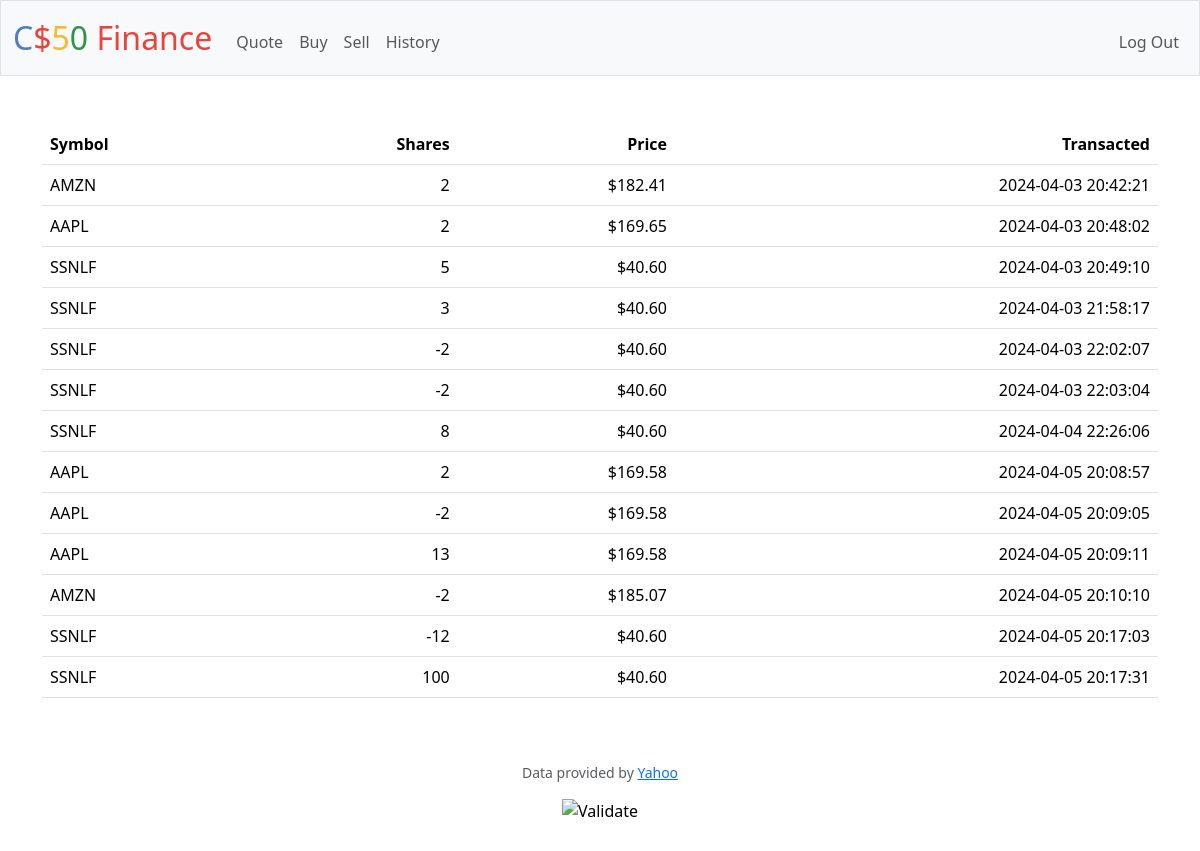
The app's page /history (signed in) with its own data.
### tables this page shows
CREATE TABLE transactions (id INTEGER PRIMARY KEY AUTOINCREMENT NOT NULL,user_id INTEGER NOT NULL,symbol TEXT NOT NULL,shares NUMERIC NOT NULL,price NUMERIC NOT NULL,total NUMERIC NOT NULL,timestamp DATETIME DEFAULT CURRENT_TIMESTAMP,FOREIGN KEY(user_id) REFERENCES users(id));

### app.py (the view)
@app.route("/history")
@login_required
def history():
    transactions = db.execute("SELECT * FROM transactions")
    return render_template("history.html", transactions=transactions)

### app.py (called while the page is built)
@app.after_request
def after_request(response):
    response.headers["Cache-Control"] = "no-cache, no-store, must-revalidate"
    response.headers["Expires"] = 0
    response.headers["Pragma"] = "no-cache"
    return response

### helpers.py (called while the page is built)
def login_required(f):
    @wraps(f)
    def decorated_function(*args, **kwargs):
        if session.get("user_id") is None:
            return redirect("/login")
        return f(*args, **kwargs)
    return decorated_function

def usd(value):
    return f"${value:,.2f}"

### templates/history.html
{% extends "layout.html"%}
{% block main %}
<table class="table">
    <thead>
        <tr>
            <th class="text-start">Symbol</th>
            <th class="text-end">Shares</th>
            <th class="text-end">Price</th>
            <th class="text-end">Transacted</th>
        </tr>
    </thead>
    <tbody>
        {% for order in transactions %}
            <tr>
                <td class="text-start"> {{ order["symbol"] }}</td>
                <td class="text-end"> {{ order["shares"] }}</td>
                <td class="text-end"> {{ order["price"] | usd}}</td>
                <td class="text-end"> {{ order["timestamp"]}} </td>
            </tr>
        {% endfor %}
    </tbody>
</table>
{% endblock %}

### templates/layout.html (shortened to what this page needs)
<!DOCTYPE html>
<html lang="en">
    <head>
        <link href="https://cdn.jsdelivr.net/npm/bootstrap@5.3.2/dist/css/bootstrap.min.css" rel="stylesheet">
        <link href="/static/styles.css" rel="stylesheet">
    </head>
    <body>
        <nav class="bg-light border navbar navbar-expand-md navbar-light">
            <div class="container-fluid">
                <a class="navbar-brand" href="/"><span class="blue">C</span><span class="red">$</span><span class="yellow">5</span><span class="green">0</span> <span class="red">Finance</span></a>
                <div class="collapse navbar-collapse" id="navbar">
                    {% if session["user_id"] %}
                        <ul class="navbar-nav me-auto mt-2">
                            <li class="nav-item"><a class="nav-link" href="/quote">Quote</a></li>
                            <li class="nav-item"><a class="nav-link" href="/buy">Buy</a></li>
                            <li class="nav-item"><a class="nav-link" href="/sell">Sell</a></li>
                            <li class="nav-item"><a class="nav-link" href="/history">History</a></li>
                        </ul>
                        <ul class="navbar-nav ms-auto mt-2">
                            <li class="nav-item"><a class="nav-link" href="/logout">Log Out</a></li>
                        </ul>
                    {% else %}
                        <ul class="navbar-nav ms-auto mt-2">
                            <li class="nav-item"><a class="nav-link" href="/register">Register</a></li>
                            <li class="nav-item"><a class="nav-link" href="/login">Log In</a></li>
                        </ul>
                    {% endif %}
                </div>
            </div>
        </nav>
        <main class="container py-5 text-center">
            {% block main %}{% endblock %}
        </main>
        <footer class="mb-5">
            <p class="mb-3 small text-center text-muted">
                Data provided by <a href="https://finance.yahoo.com/">Yahoo</a>
            </p>
            <form action="https://validator.w3.org/check" class="text-center" enctype="multipart/form-data" method="post" target="_blank">
                <input alt="Validate" src="/static/I_heart_validator.png" type="image">
            </form>
        </footer>
    </body>
</html>

### static/styles.css (style rules this page uses)
nav .navbar-brand { font-size: xx-large; }
nav .navbar-brand .blue { color: #537fbe; }
nav .navbar-brand .red { color: #ea433b; }
nav .navbar-brand .yellow { color: #f5b82e; }
nav .navbar-brand .green { color: #2e944b; }

### records on screen
transactions: symbol "AMZN", shares "2", price "$182.41", timestamp "2024-04-03 20:42:21"
transactions: symbol "AAPL", shares "2", price "$169.65", timestamp "2024-04-03 20:48:02"
transactions: symbol "SSNLF", shares "5", price "$40.60", timestamp "2024-04-03 20:49:10"
transactions: symbol "SSNLF", shares "3", price "$40.60", timestamp "2024-04-03 21:58:17"
transactions: symbol "SSNLF", shares "-2", price "$40.60", timestamp "2024-04-03 22:02:07"
transactions: symbol "SSNLF", shares "-2", price "$40.60", timestamp "2024-04-03 22:03:04"
transactions: symbol "SSNLF", shares "8", price "$40.60", timestamp "2024-04-04 22:26:06"
transactions: symbol "AAPL", shares "2", price "$169.58", timestamp "2024-04-05 20:08:57"
transactions: symbol "AAPL", shares "-2", price "$169.58", timestamp "2024-04-05 20:09:05"
transactions: symbol "AAPL", shares "13", price "$169.58", timestamp "2024-04-05 20:09:11"
transactions: symbol "AMZN", shares "-2", price "$185.07", timestamp "2024-04-05 20:10:10"
transactions: symbol "SSNLF", shares "-12", price "$40.60", timestamp "2024-04-05 20:17:03"
transactions: symbol "SSNLF", shares "100", price "$40.60", timestamp "2024-04-05 20:17:31"
